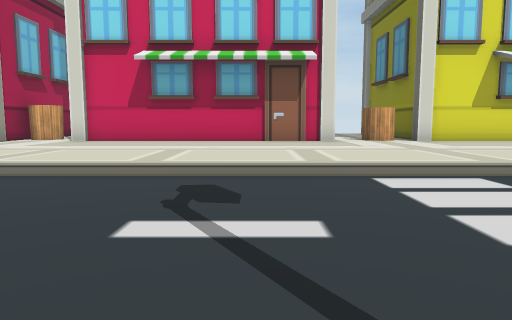
View 1 (above)

24 first-person views from a walk through a scene from a Unity 3-D project. The camera is 1.5 m above the floor, tilts 6° down and sees 70° across. The floor is counted in squares, 2 m on a side. Each view is taken from the middle of a square. On the plan, view 1 faces up. The plan holds only what a view shows up to about 11 squares ahead; the rest is blank. The place goes on beyond the plan. The player character is not drawn. Some surface patterns are stand-ins.

View 2
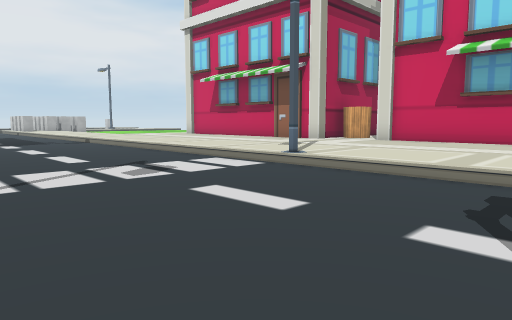

View 3
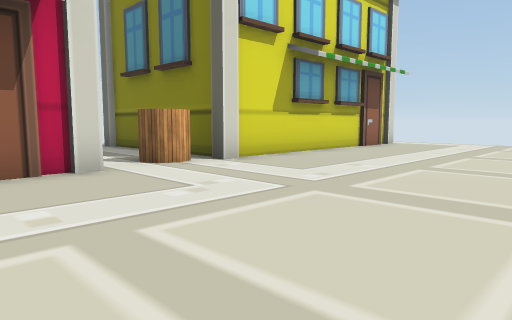

View 4
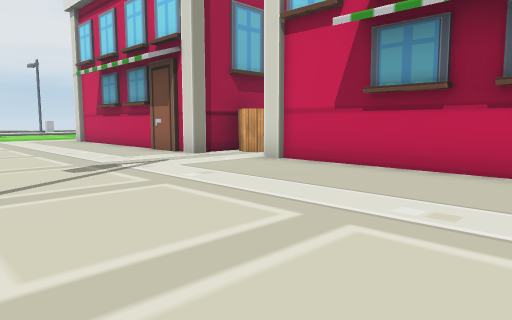

View 5
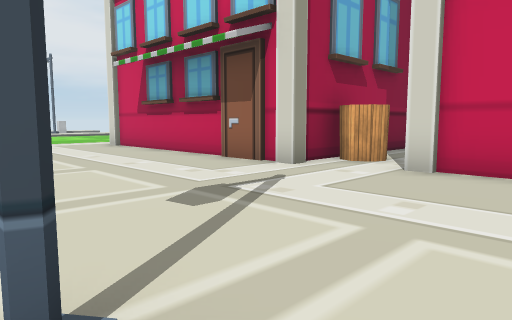

View 6
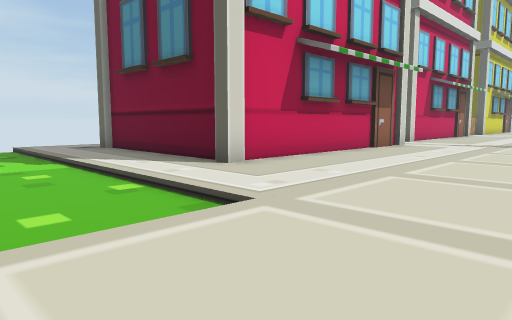

View 7
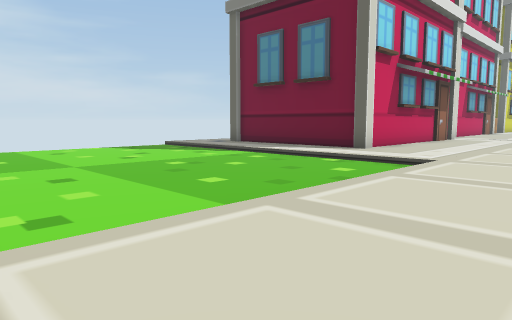

View 8
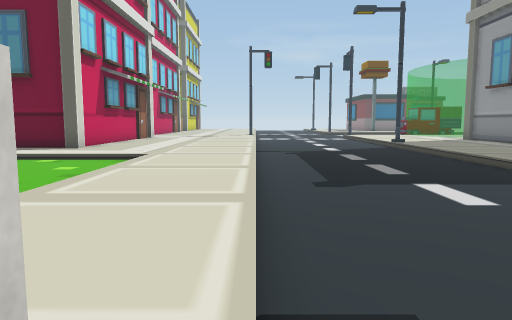

View 9
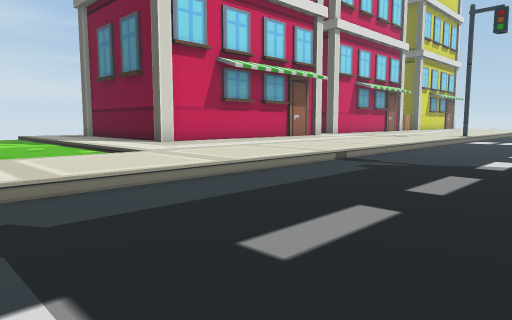

View 10
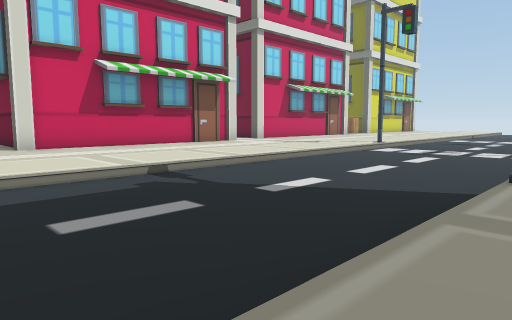

View 11
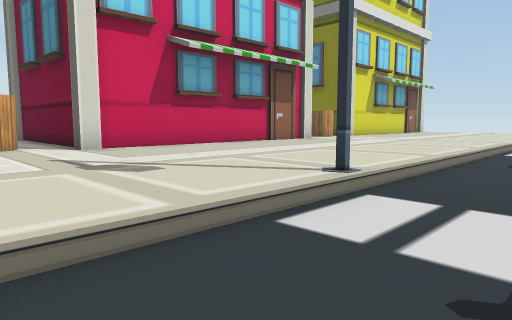

View 12
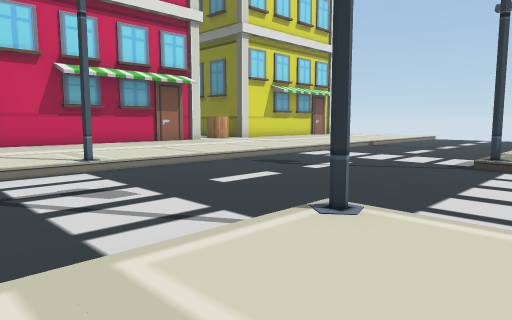

View 13
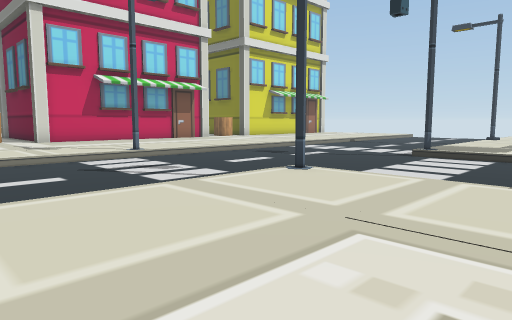

View 14
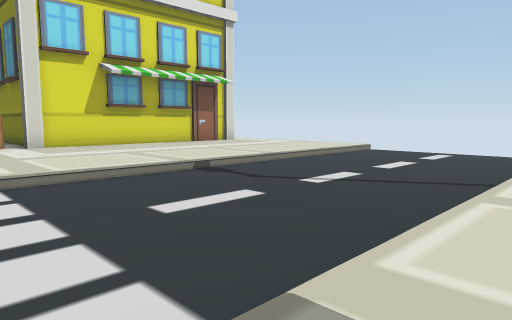

View 15
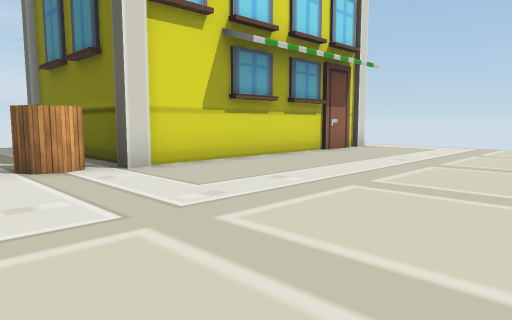

View 16
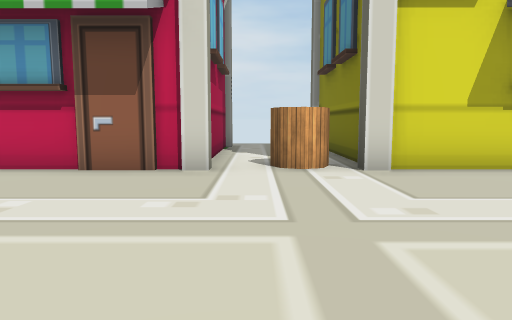

View 17
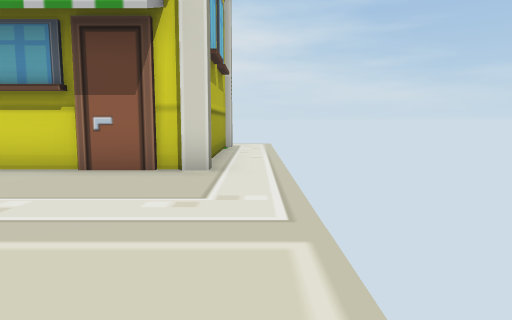

View 18
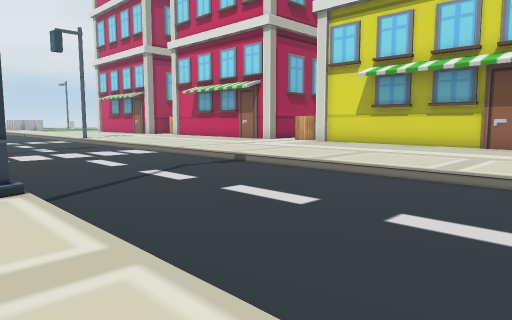

View 19
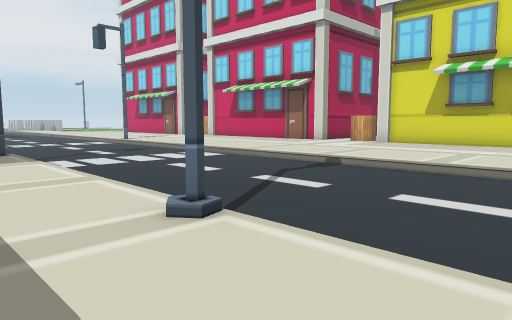

View 20
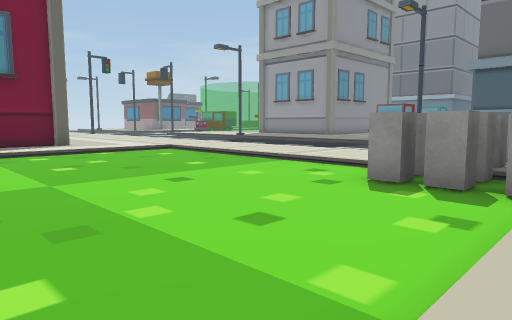

View 21
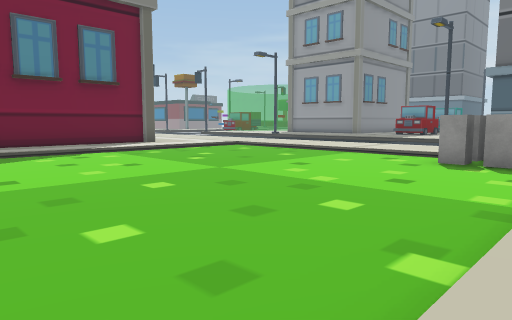

View 22
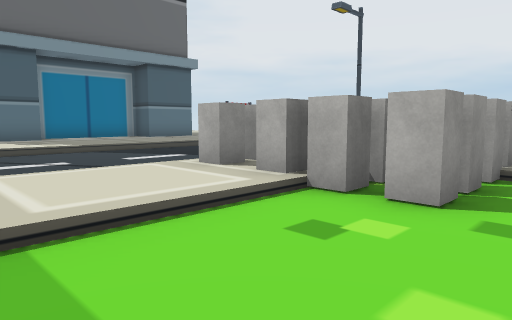

View 23
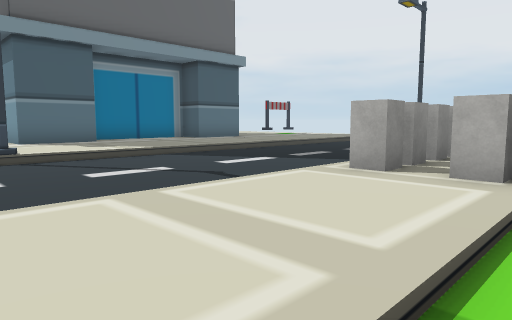

View 24
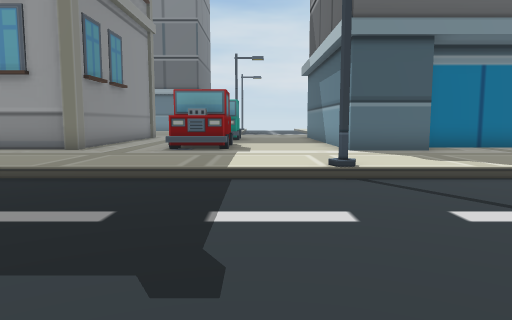

### Floor plan
Key: @ floor where view 1 was taken; # wall or solid block; . main floor; - floor 0.25 m lower than the main floor; / step, stairs or slope; H house; B barrel; L block; O other object.
Columns run from 27 left of view 1 to 13 right of it. Each row starts with its distance up from view 1.
 17 . -- ---  -.
 16 .-------- -..         H      H..H      H.
 15 .----------..H      H H      H..H      H.
 14 .----------..H      ..H      H..H      H.
 13 .----------..H      ..H      H..H      H.
 12 .----------..H      B.H      H..H      H.
 11 .----------..H      ..HHHHHH#H.BHHHHHH#H.
 10  ----------..H....#HH....................
  9 LLL--------..............................
  8  LL--------..............................
  7  LL......................................
  6 LLL......................................
  5   /////////////////////#/////////////////
  4 -----------------------------------------
  3 -----------------------------------------
  2 -----------------------------------------
  1 -----------------------------------------
  0 /////#///////// ///////#---@#//////#////
 -1 ..............    ...../----/............
 -2  .............    ...../----/...   ....
 -3  .............    ...../---
 -4 ...##...OO..HHH   ...
 -5 #####...# ..H
 -6         OO

Where each view was taken, in squares from view 1:
view 1: 0 up, 0 right, facing up
view 2: 0 up, 0 right, facing up-left
view 3: 5 up, 0 right, facing up-right
view 4: 5 up, 0 right, facing up-left
view 5: 5 up, 3 left, facing up-left
view 6: 5 up, 19 left, facing up-right
view 7: 5 up, 24 left, facing up-right
view 8: 5 up, 25 left, facing right
view 9: 1 up, 20 left, facing up-right
view 10: 1 down, 17 left, facing up-right
view 11: 3 up, 8 left, facing up-right
view 12: 2 down, 7 left, facing up-right
view 13: 4 down, 9 left, facing up-right
view 14: 1 down, 2 right, facing up-right
view 15: 5 up, 2 right, facing up-right
view 16: 5 up, 3 right, facing up
view 17: 5 up, 13 right, facing up
view 18: 1 down, 13 right, facing up-left
view 19: 2 down, 11 right, facing up-left
view 20: 14 up, 27 left, facing down-right
view 21: 17 up, 27 left, facing down-right
view 22: 10 up, 21 left, facing down-left
view 23: 8 up, 20 left, facing down-left
view 24: 6 up, 20 left, facing down
